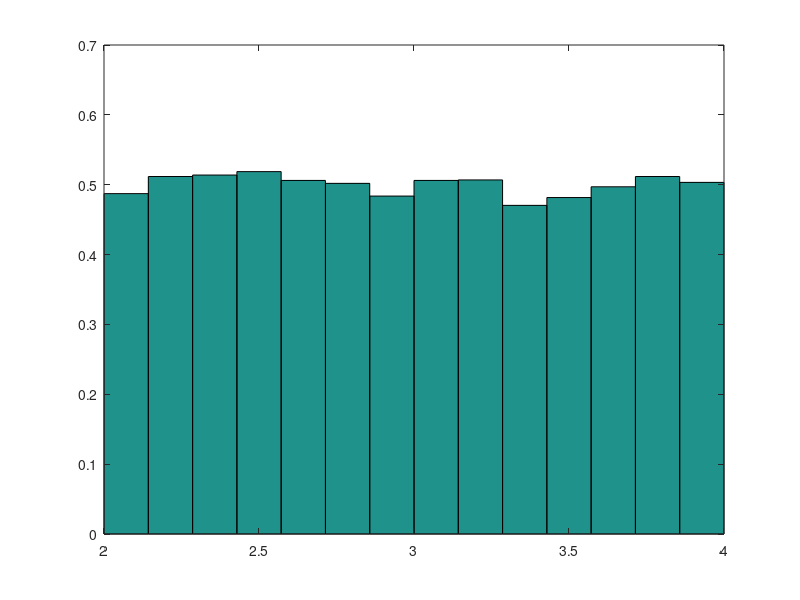

Here is the MATLAB script that generated this plot:
clear
clc 
n = 10000;
X = 2 + (4-2)*rand(1, n);
Mn = mean(X);
Sn = std(X);
nbins = round(1+3.322*log10(n));
minX = min(X);
maxX = max(X);
e = linspace(minX,maxX,nbins+1);
H = histc(X,e);
H(nbins) = H(nbins)+H(nbins+1);
H = H(1:nbins); % resize H
bw = (maxX-minX)/nbins; % bin width
a = e(1:nbins); % left edge sequence
b = e(2:nbins+1); % right edge sequence
bin_centers = (a+b)/2; % bin centers
bar(bin_centers,H/(bw*n),'hist')
hold on
t = linspace(min(X),max(X),150);
hold off
fprintf('Mn: %d\n', Mn);
fprintf('Sn: %d\n', Sn);